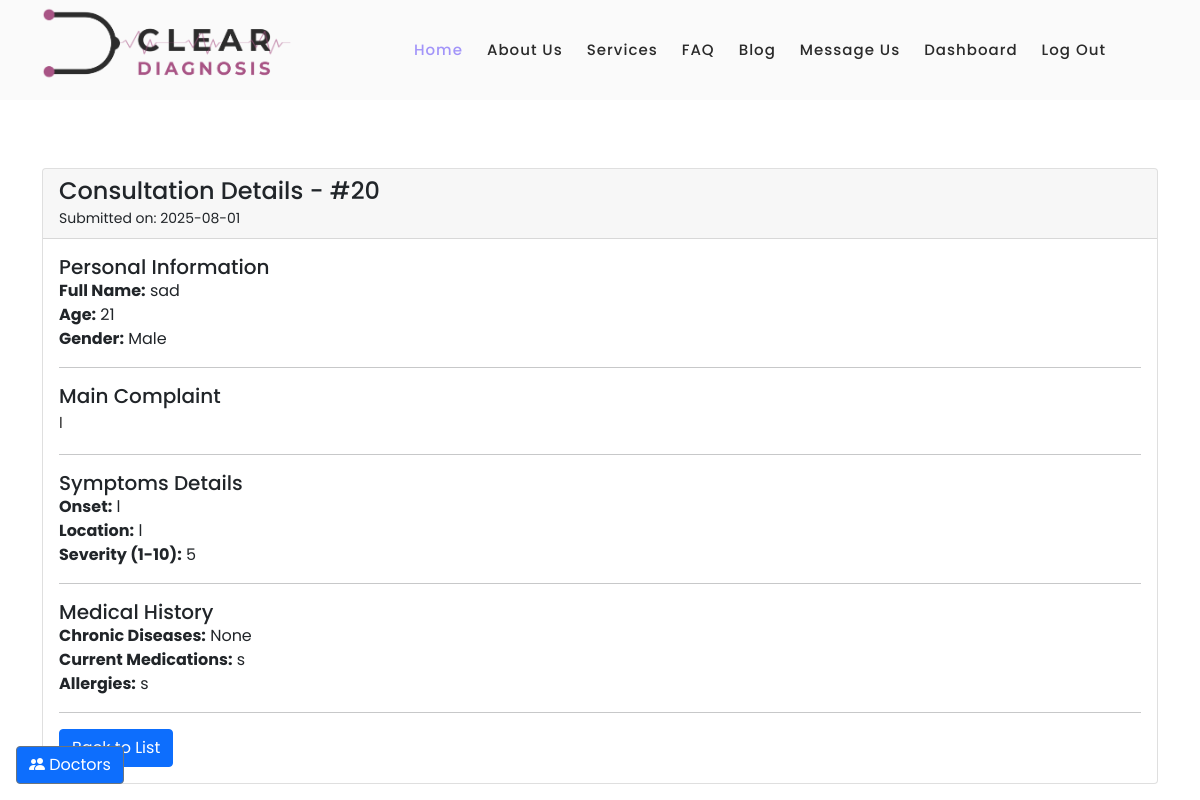
The app's page /consultation_details/20 (signed in) with its own data.
### models.py (models this page shows, shortened)
class Consultation(db.Model):
    __tablename__ = 'consultations'
    id = db.Column(db.Integer, primary_key=True)
    user_id = db.Column(db.Integer, db.ForeignKey('users.id'), nullable=False)
    doctor_id = db.Column(db.Integer, db.ForeignKey('doctors.id'), nullable=True)
    timestamp = db.Column(db.DateTime, index=True, default=datetime.utcnow)
    full_name = db.Column(db.String(150), nullable=False)
    age = db.Column(db.Integer, nullable=False)
    gender = db.Column(db.String(50))
    main_complaint = db.Column(db.Text, nullable=False)
    onset = db.Column(db.Text)
    location = db.Column(db.Text)
    character = db.Column(db.Text)
    duration = db.Column(db.Text)
    aggravating_factors = db.Column(db.Text)
    alleviating_factors = db.Column(db.Text)
    related_symptoms = db.Column(db.Text)
    severity = db.Column(db.Integer)
    chronic_diseases = db.Column(db.Text)
    current_medications = db.Column(db.Text)
    allergies = db.Column(db.Text)
    previous_surgeries = db.Column(db.Text)
    smoking_status = db.Column(db.String(100))
    user = db.relationship('User', backref=db.backref('consultations', lazy=True))
    doctor = db.relationship('Doctor', backref=db.backref('consultations', lazy=True))

### app.py (the view)
@app.route('/consultation_details/<int:consultation_id>')
@login_required
def consultation_details(consultation_id):
    doctors = db.session.query(User).join(Doctor).filter(User.role == 'doctor').all()
    consultation = Consultation.query.get_or_404(consultation_id)
    if consultation.user_id != current_user.id:
        from flask import abort
        abort(403) # Forbidden
    return render_template('consultation_details.html', consultation=consultation, doctors=doctors)

### app.py (called while the page is built)
@login_manager.user_loader
def load_user(user_id):
    return UserLogin.query.get(int(user_id))

@app.before_request
def create_tables():
    db.create_all()

@app.before_request
def update_last_seen():
    if current_user.is_authenticated:
        current_user.last_login = datetime.utcnow()
        db.session.commit()

### templates/consultation_details.html (shortened to what this page needs)
{% extends "base.html" %}
{% block content %}
<div class="container mt-5">
    <div class="card">
        <div class="card-header">
            <h4>Consultation Details - #{{ consultation.id }}</h4>
            <small>Submitted on: {{ consultation.timestamp.strftime('%Y-%m-%d') }}</small>
        </div>
        <div class="card-body">
            <h5>Personal Information</h5>
            <ul>
                <li><strong>Full Name:</strong> {{ consultation.full_name }}</li>
                <li><strong>Age:</strong> {{ consultation.age }}</li>
                <li><strong>Gender:</strong> {{ consultation.gender }}</li>
            </ul>
            <hr>
            <h5>Main Complaint</h5>
            <p>{{ consultation.main_complaint }}</p>
            <hr>
            <h5>Symptoms Details</h5>
            <ul>
                <li><strong>Onset:</strong> {{ consultation.onset }}</li>
                <li><strong>Location:</strong> {{ consultation.location }}</li>
                <li><strong>Severity (1-10):</strong> {{ consultation.severity }}</li>
            </ul>
            <hr>
            <h5>Medical History</h5>
            <ul>
                <li><strong>Chronic Diseases:</strong> {{ consultation.chronic_diseases }}</li>
                <li><strong>Current Medications:</strong> {{ consultation.current_medications }}</li>
                <li><strong>Allergies:</strong> {{ consultation.allergies }}</li>
            </ul>
            <hr>
            <a href="{{ url_for('my_consultations') }}" class="btn btn-primary">Back to List</a>
        </div>
    </div>
</div>
{% endblock %}

### static/css/templatemo-space-dynamic.css (style rules this page uses)
html, body, div, span, applet, object, iframe, h1, h2, h3, h4, h5, h6, p, blockquote, div pre, a, abbr, acronym, address, big, cite, code, del, dfn, em, font, img, ins, kbd, q, s, samp, small, strike, strong, sub, sup, tt, var, b, u, i, center, dl, dt, dd, ol, ul, li, figure, header, nav, section, article, aside, footer, figcaption { margin: 0; padding: 0; border: 0; outline: 0; }
ul, li { padding: 0; margin: 0; list-style: none; }
* { box-sizing: border-box; }
html, body { font-family: 'Poppins', sans-serif; font-weight: 400; background-color: #fff; -ms-text-size-adjust: 100%; -webkit-font-smoothing: antialiased; -moz-osx-font-smoothing: grayscale; }
a { text-decoration: none !important; }
h1, h2, h3, h4, h5, h6 { margin-top: 0px; margin-bottom: 0px; }
ul { margin-bottom: 0px; }
p { font-size: 15px; line-height: 30px; color: #2a2a2a; }
html, body { background: #fff; font-family: 'Poppins', sans-serif; }

### records on screen
Consultation: id "20", timestamp "2025-08-01", full_name "sad", age "21", gender "Male", main_complaint "l", onset "l", location "l", severity "5", chronic_diseases "None", current_medications "s", allergies "s"
